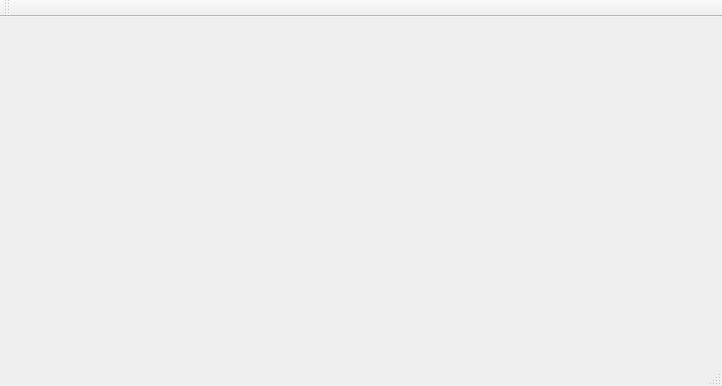
<?xml version="1.0" encoding="UTF-8"?>
<ui version="4.0">
 <class>MainWindow</class>
 <widget class="QMainWindow" name="MainWindow">
  <property name="geometry">
   <rect>
    <x>0</x>
    <y>0</y>
    <width>722</width>
    <height>386</height>
   </rect>
  </property>
  <property name="windowTitle">
   <string>MainWindow</string>
  </property>
  <widget class="QWidget" name="centralWidget">
   <layout class="QGridLayout" name="gridLayout"/>
  </widget>
  <widget class="QMenuBar" name="menuBar">
   <property name="geometry">
    <rect>
     <x>0</x>
     <y>0</y>
     <width>722</width>
     <height>27</height>
    </rect>
   </property>
  </widget>
  <widget class="QToolBar" name="mainToolBar">
   <attribute name="toolBarArea">
    <enum>TopToolBarArea</enum>
   </attribute>
   <attribute name="toolBarBreak">
    <bool>false</bool>
   </attribute>
  </widget>
  <widget class="QStatusBar" name="statusBar"/>
 </widget>
 <layoutdefault spacing="6" margin="11"/>
 <resources/>
 <connections/>
</ui>
